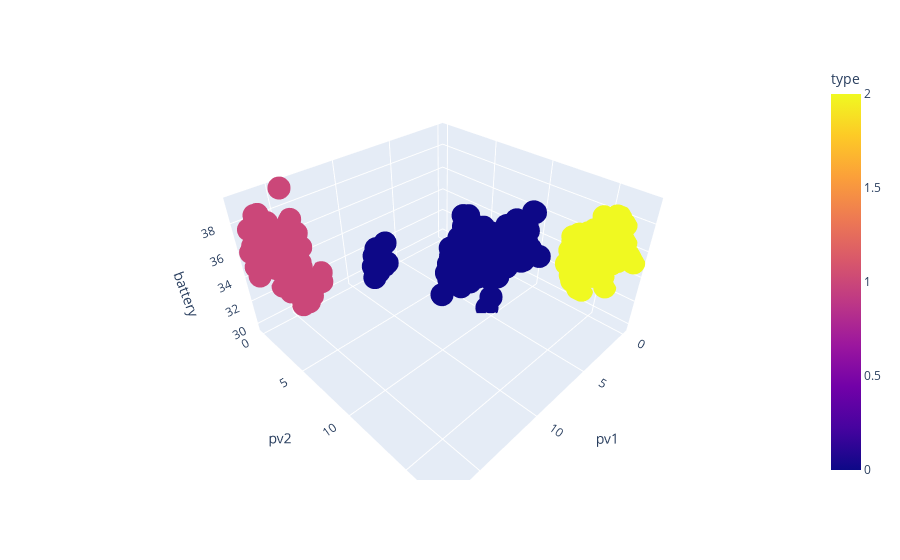

Source (notebook cell):
### Code cell
px.scatter_3d(adagrad_df_3482, x='pv1', y='pv2', z='battery', color='type')

### Figure 1 — Plotly figure (JSON) as saved in the notebook; plotly's stock layout.template omitted (floating-point values rounded to 4 significant figures; data arrays with more than 128 entries replaced by an {"elided": "..."} marker saying what was removed)
{"data": [{"hovertemplate": "pv1=%{x}<br>pv2=%{y}<br>battery=%{z}<br>type=%{marker.color}<extra></extra>", "legendgroup": "", "marker": {"color": {"elided": "522 int values"}, "coloraxis": "coloraxis", "symbol": "circle"}, "mode": "markers", "name": "", "scene": "scene", "showlegend": false, "type": "scatter3d", "x": {"elided": "522 float values"}, "y": {"elided": "522 float values"}, "z": {"elided": "522 float values"}}], "layout": {"coloraxis": {"colorbar": {"title": {"text": "type"}}, "colorscale": [[0, "#0d0887"], [0.1111, "#46039f"], [0.2222, "#7201a8"], [0.3333, "#9c179e"], [0.4444, "#bd3786"], [0.5556, "#d8576b"], [0.6667, "#ed7953"], [0.7778, "#fb9f3a"], [0.8889, "#fdca26"], [1, "#f0f921"]]}, "legend": {"tracegroupgap": 0}, "margin": {"t": 60}, "scene": {"domain": {"x": [0, 1], "y": [0, 1]}, "xaxis": {"title": {"text": "pv1"}}, "yaxis": {"title": {"text": "pv2"}}, "zaxis": {"title": {"text": "battery"}}}}}
